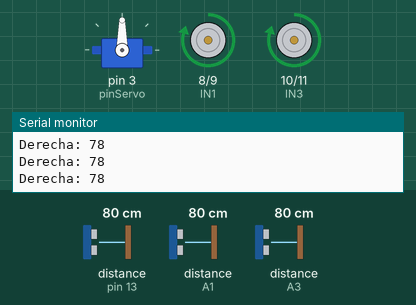
Bench run of a sketch on a simulated Arduino Uno, built with avr-gcc and run on an emulated ATmega328P. On the bench: servo, motor-driver pin pairs drawn as motors (green arrow = first pin HIGH = forward, orange = second pin HIGH = backward, longer = more drive, scaled by the enable pin), the last lines printed to the serial monitor. Wiring (inferred from the names in the program): 3 × ultrasonic range finder: trigger pin 12, echo pin 13 / trigger A0, echo A1 / trigger A2, echo A3. Inputs (shaded band) come from the test bench; at power-on: distance to the obstacle (sensors on A1, pin 13, A3) 80 cm. The echo pulse lasts 58.3 µs per cm.

Above: at 4.2 s.
4.3 s: distance to the obstacle (sensor on A1) set to 23 cm
5.8 s: distance to the obstacle (sensor on A1) set to 18 cm
At 6.9 s:
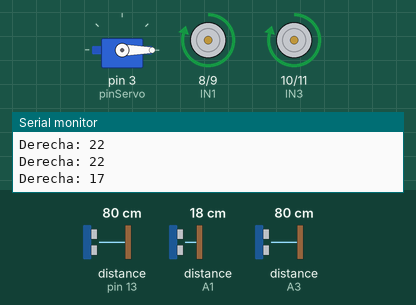
8.8 s: distance to the obstacle (sensor on A1) set to 8 cm
10.3 s: distance to the obstacle (sensor on A1) set to 5 cm
At 11.3 s:
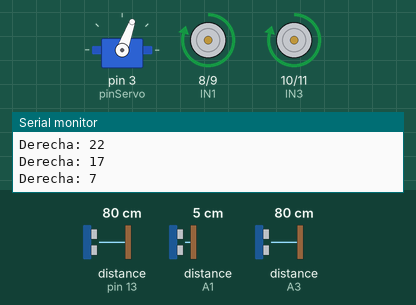
12.3 s: distance to the obstacle (sensor on pin 13) set to 35 cm
15.3 s: distance to the obstacle (sensor on A3) set to 60 cm
Timing chart, 0 to 18.3 s (numbered marks = the images above; inputs shaded):
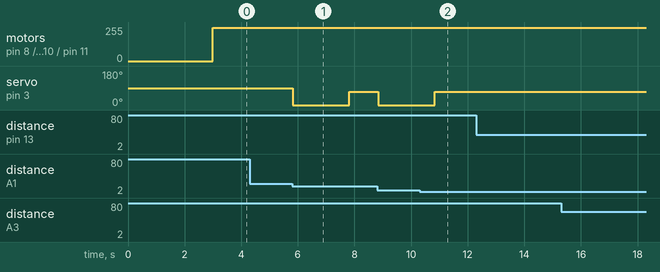

The sketch:

Primer_codigo.ino
```cpp
#include <Servo.h> //Aquí incluimos la librería del servo

int trigPinI = 12; //Acá estamos declarando nuestros puertos de los ultrasónicos, estos 2 puertos son del ultrasónico de la izquierda
int echoPinI = 13;

int trigPinD = A0; //Estos del ultrasónico de la derecha
int echoPinD = A1;

int trigPinC = A2; //Estos son del ultrasónico del centro
int echoPinC = A3;

Servo miServo; //Aquí llamamos a nuestro servomotor y declaramos su puerto
int pinServo = 3;

int distanciaLimite = 20; //Pusimos un valor límite de separación del ultrasónico a un objeto/pared

long distanciaDerecha = 0;
long distanciaCentro = 0;
long distanciaIzquierda = 0;

int IN1 = 8; //Pines de el controlador de motores
int IN2 = 9;
int ENA = 5;

int IN3 = 10;
int IN4 = 11;
int ENB = 6;

void setup() {
  pinMode(trigPinI, OUTPUT); //Luego aquí configuramos los puertos de cada ultrasónico
  pinMode(echoPinI, INPUT);

  pinMode(trigPinD, OUTPUT);
  pinMode(echoPinD, INPUT);

  pinMode(trigPinC, OUTPUT);
  pinMode(echoPinC, INPUT);

  pinMode(IN1, OUTPUT);
  pinMode(IN2, OUTPUT);
  pinMode(ENA, OUTPUT);

  pinMode(IN3, OUTPUT);
  pinMode(IN4, OUTPUT);
  pinMode(ENB, OUTPUT);

  miServo.attach(pinServo); //Configuración de servo
  miServo.write(90); //Este es el ángulo en donde empieza el servo

  Serial.begin(115200); //Esta es la velocidad de la comunicación entre la compu y el arduino
  delay(3000);
}

void loop() {
  Avanzarmotores();
  distanciaDerecha = medirDistancia(trigPinD, echoPinD); //Acá es una función donde le indicamos que lea la información del ultrasónico derecho
  distanciaCentro = medirDistancia(trigPinC, echoPinC); //función donde le indicamos que lea la información del ultrasónico centro
  distanciaIzquierda = medirDistancia(trigPinI, echoPinI); //función donde le indicamos que lea la información del ultrasónico izquierdo

  Serial.print("Derecha: ");
  Serial.println(distanciaDerecha); //Imprimimos el valor de la distancia centro

  if (distanciaDerecha < 20 && distanciaDerecha > 5) { //Si la distancia centro es menor que la distancia límite(20) y la distancia centro es mayor que 5 se moverá nuestro servo
    miServo.write(0);
    delay(2000);
    miServo.write(70);
    delay(1000);
  }
 if (distanciaDerecha == 0){
    digitalWrite(IN1, LOW);
    digitalWrite(IN2, LOW);
    analogWrite(ENA, 0);

    digitalWrite(IN3, LOW);
    digitalWrite(IN4, LOW);
    analogWrite(ENB, 0);
 }

  delay(5);
}

long medirDistancia(int trigPin, int echoPin) {
//Esta es la función de medir distancia, aquí se lee toda la información que lleva el ultrasónico, se hacen operaciones matemáticas y luego nos regresa el valor de distancia
  digitalWrite(trigPin, LOW);
  delayMicroseconds(2);

  digitalWrite(trigPin, HIGH);
  delayMicroseconds(10);
  digitalWrite(trigPin, LOW);

  long duracion = pulseIn(echoPin, HIGH, 30000);

  // Si no hay lectura válida nos regresa un 0
  if (duracion == 0) {
    return 0;
  }

  long distancia = duracion * 0.034 / 2;
  return distancia;
}

void Avanzarmotores(){
    digitalWrite(IN1, HIGH);
    digitalWrite(IN2, LOW);
    analogWrite(ENA, 250);

    digitalWrite(IN3, HIGH);
    digitalWrite(IN4, LOW);
    analogWrite(ENB, 250);
}
```

Measured:
- the behaviour switches between 21 and 20 cm on distance to the obstacle (sensor on A1) (found by bisection; images 0 and 1)
- the behaviour switches between 7 and 6 cm on distance to the obstacle (sensor on A1) (found by bisection; images 1 and 2)
- after the input at 5.8 s, servo on pin 3 (pinServo): 90° → 0° at once, → 70° 2.0 s later
- after the input at 10.3 s, servo on pin 3 (pinServo): goes on until 10.8 s, then stays 70°
